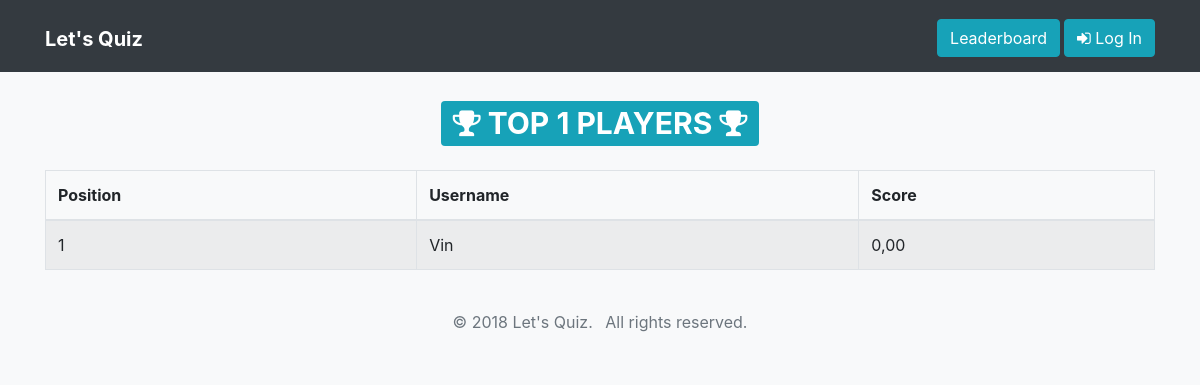
The app's page /leaderboard/, older data.
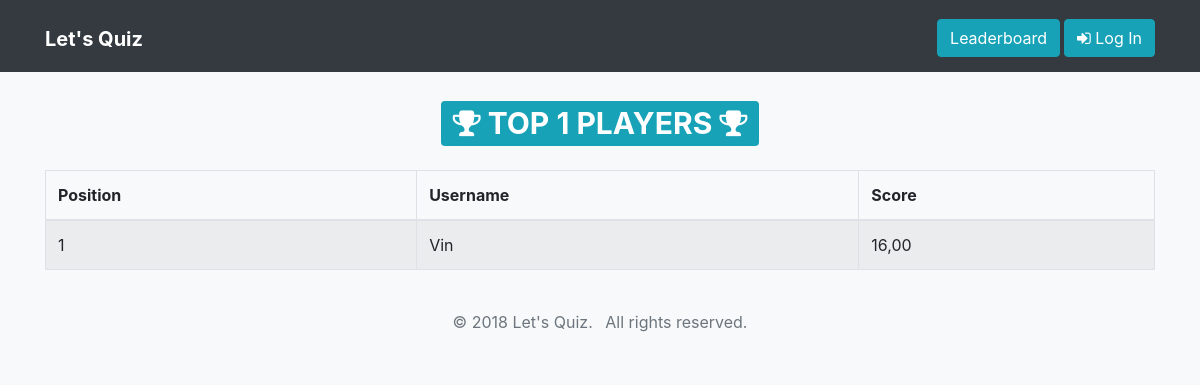
The same page, newer data.
### quiz/models.py (models this page shows, shortened)
class Profile(models.Model):
    user = models.OneToOneField(settings.AUTH_USER_MODEL, on_delete=models.CASCADE)
    date_of_birth = models.DateField(blank=True, null=True)
    total_score = models.DecimalField(_('Total Score'), default=0, decimal_places=2, max_digits=10)
    question = models.ForeignKey(Question, on_delete=models.CASCADE, default=get_question_default)
    quiz = models.ForeignKey(Quiz, on_delete=models.CASCADE)
    marks_obtained = models.DecimalField(_('Marks Obtained'), default=0, decimal_places=2, max_digits=6)
    selected_choice = models.ForeignKey(Choice, on_delete=models.CASCADE, null=True)
    is_correct = models.BooleanField(_('Was this attempt correct?'), default=False, null=False)

### quiz/views.py (the view)
# urls.py: path('leaderboard/', views.leaderboard, name='leaderboard'),
def leaderboard(request):
    top_quiz_profiles = Profile.objects.order_by('-total_score')[:500]
    total_count = top_quiz_profiles.count()
    context = {
        'top_quiz_profiles': top_quiz_profiles,
        'total_count': total_count,
    }
    return render(request, 'quiz/leaderboard.html', context=context)

### quiz/templates/quiz/leaderboard.html (shortened to what this page needs)
{% extends 'base.html' %}
{% block content %}
<div class="container">
    <h1 class="text-center my-4"><span class="badge badge-info"><i class="fa fa-trophy" aria-hidden="true"></i> TOP {{ total_count }} PLAYERS <i class="fa fa-trophy" aria-hidden="true"></i></span></h1>
    <table class="table table-striped table-bordered">
        <thead>
            <tr>
                <th>Position</th>
                <th>Username</th>
                <th>Score</th>
            </tr>
        </thead>
        <tbody>
            {% for quiz_profile in top_quiz_profiles %}
            <tr>
                <td>{{ forloop.counter }}</td>
                <td>{{ quiz_profile.user.username }}</td>
                <td>{{ quiz_profile.total_score }}</td>
            </tr>
            {% endfor %}
        </tbody>
    </table>
</div>
{% endblock content %}

Row changes from the older to the newer data that the page shows:
changed Profile "Vin": total_score "0,00" → "16,00"
